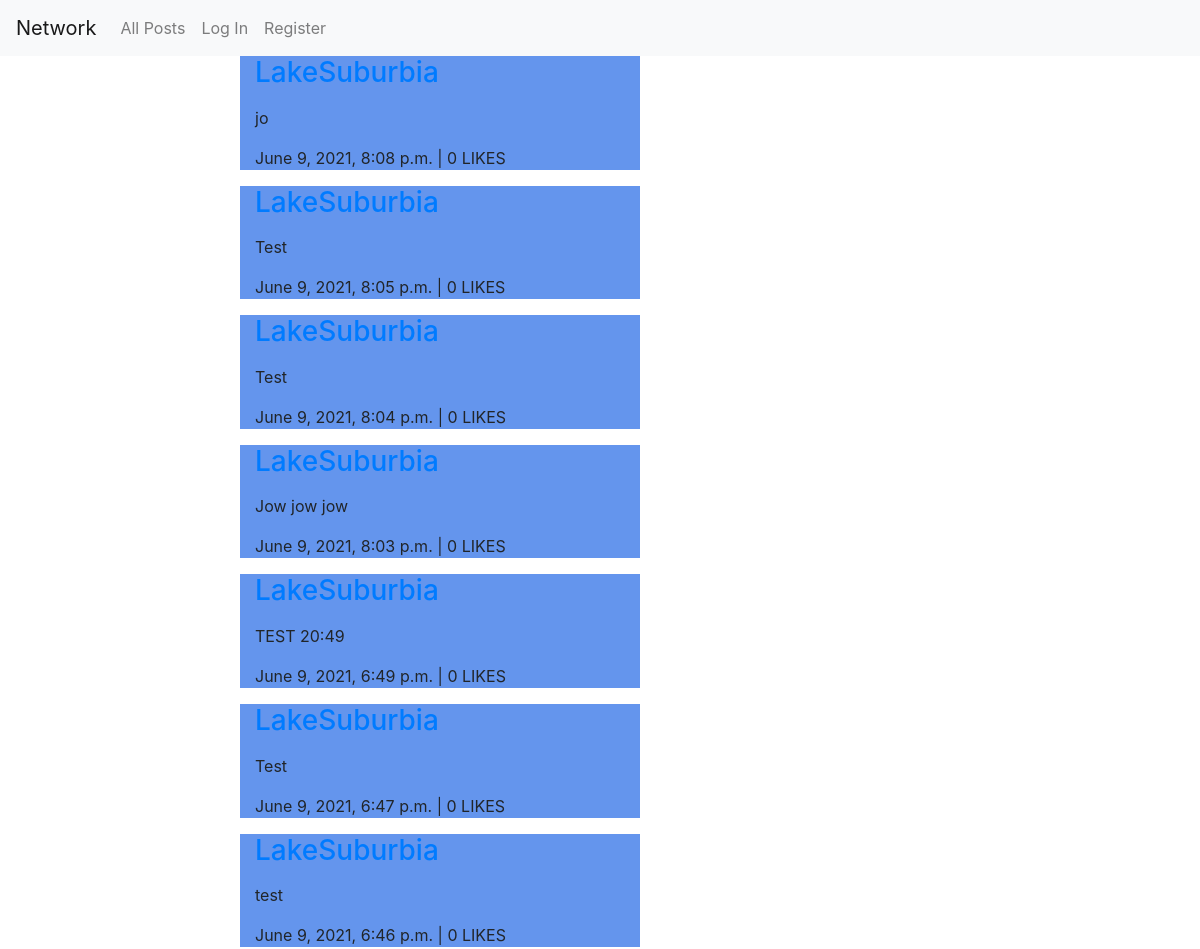
The app's page / (upper part), older data.
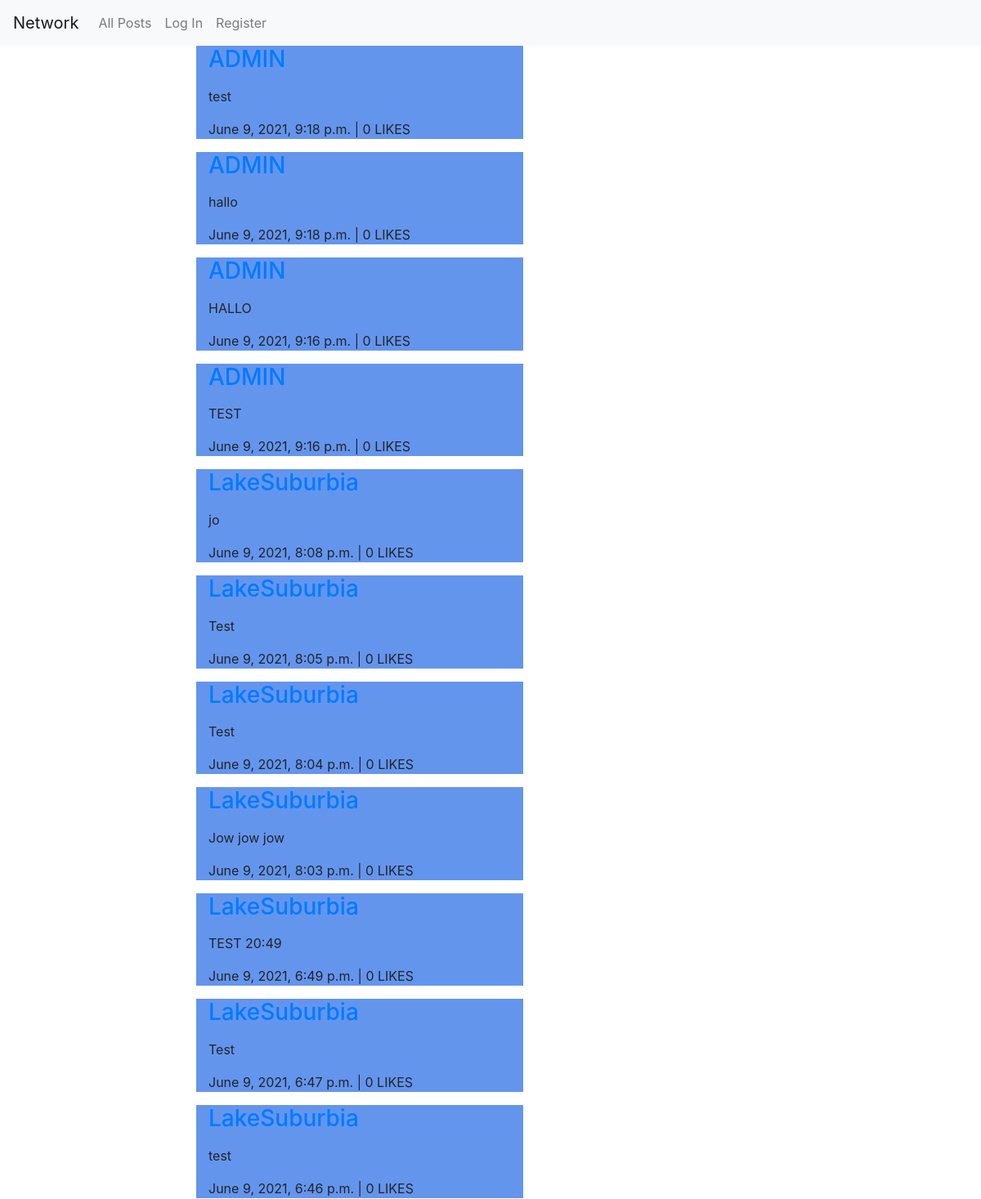
The same page, newer data.
### network/models.py (models this page shows)
class Post(models.Model):
    poster = models.ForeignKey('User', on_delete=models.CASCADE)
    body = models.TextField(max_length=140)
    timestamp = models.DateTimeField(auto_now_add=True)
    like = models.IntegerField(default=0)

class User(AbstractUser):
    pass

### network/views.py (the view)
# urls.py: path("", views.index, name="index"),
def index(request):
    posts = Post.objects.all().order_by("-timestamp")
    return render(request, "network/index.html", {'posts': posts})

### network/templates/network/index.html (shortened to what this page needs)
{% extends "network/layout.html" %}
{% block body %}
    <div id="posts-view">
        {% for post in posts%}
        <div class="col post">
            <a href="{% url 'user' post.poster.id%}"><h3>{{post.poster.username}}</h3></a>  {{post.body}} </p>
            <p class='timestamp'>{{post.timestamp}} | {{post.like}} LIKES</p>
        </div>
        {% endfor %}
    </div>
{% endblock %}

Row changes from the older to the newer data that the page shows:
added Post: poster.username "ADMIN", body "test", timestamp "June 9, 2021, 9:18 p.m.", like "0"
added Post: poster.username "ADMIN", body "hallo", timestamp "June 9, 2021, 9:18 p.m.", like "0"
added Post: poster.username "ADMIN", body "HALLO", timestamp "June 9, 2021, 9:16 p.m.", like "0"
added Post: poster.username "ADMIN", body "TEST", timestamp "June 9, 2021, 9:16 p.m.", like "0"
